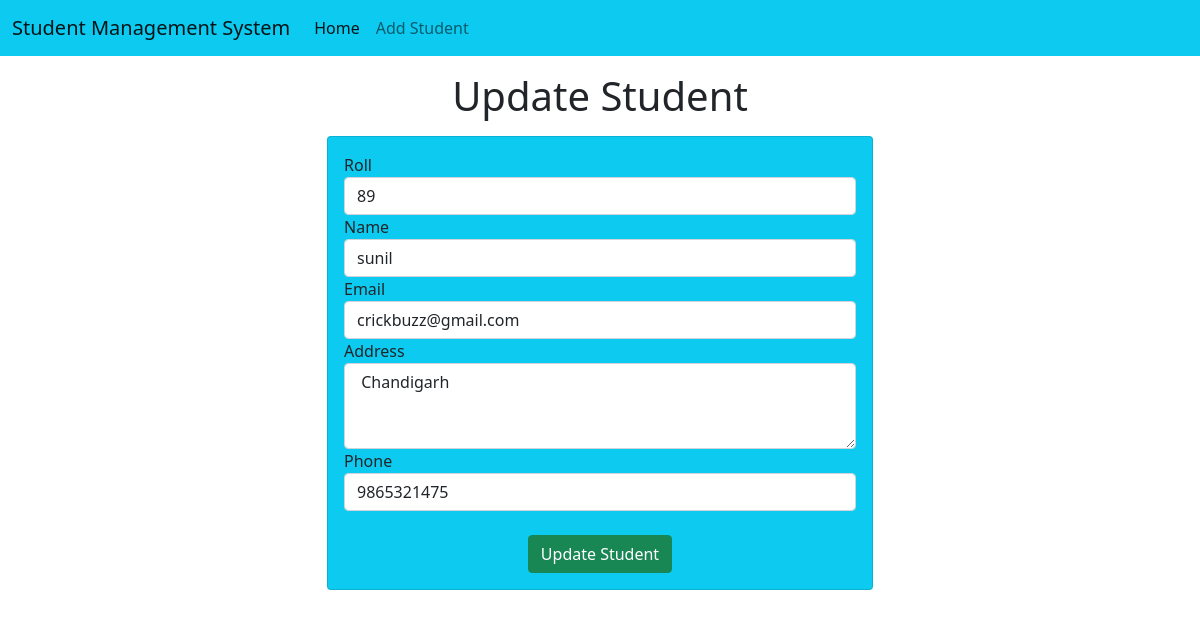
/update-std/5, run on the app's committed database.
### std/models.py (models this page shows)
class Student(models.Model):
    roll = models.CharField(max_length=70)
    name = models.CharField(max_length=70)
    email = models.CharField(max_length=70)
    address = models.CharField(max_length=70)
    phone = models.CharField(max_length=10)

### std/views.py (the view)
# urls.py: path('update-std/<int:roll>', update_std),
def update_std(request,roll):
    std = Student.objects.get(pk=roll)
    return render(request,'update_std.html',{'std':std})

### std/templates/update_std.html (shortened to what this page needs)
<!doctype html>
<html lang="en">
  <head>
    <link href="https://cdn.jsdelivr.net/npm/bootstrap@5.0.2/dist/css/bootstrap.min.css" rel="stylesheet">
  </head>
  <body>
  {% include 'navbar.html' %}
    <h1 class="text-center my-3"> Update Student </h1>
     <div class="container">
       <div class="row">
         <div class="col-md-6 offset-md-3">
           <div class="card bg-info">
             <div class="card-body">
               <form action="do-update-std/{{std.id}}" method="POST">
                 <div class="md-3">
                   <label for="roll">Roll</label>
                 <input name="std_roll" type="text" id="roll" class="form-control" placeholder="Enter your Roll" required value="{{std.roll}}">
                 </div>
                   <div class="md-3">
                   <label for="name">Name</label>
                 <input name="std_name" type="text" id="name" class="form-control" placeholder="Enter your name" required value="{{std.name}}">
                 </div>
                   <div class="md-3">
                   <label for="email">Email</label>
                 <input name="std_email" type="text" id="email" class="form-control" placeholder="Enter your email" required value="{{std.email}}">
                 </div>
                  <div class="md-3">
                   <label for="address">Address</label>
                   <textarea name="std_address" id="address" rows="3" class="form-control" placeholder="Enter your address" required>{{std.address}} </textarea>
                 </div>
                 <div class="md-3">
                   <label for="phone">Phone</label>
                 <input name="std_phone" type="text" id="phone" class="form-control" placeholder="Enter your phone" required value="{{std.phone}}">
                 </div>
                 <br>
                 <div class="container text-center">
                   <button class="btn btn-success">
                     Update Student
                   </button>
                 </div>
               </form>
             </div>
           </div>
         </div>
       </div>
     </div>
  </body>
</html>

### data on the page
Student: std_roll "89", std_name "sunil", std_email "crickbuzz@gmail.com", std_address "Chandigarh", std_phone "9865321475"
